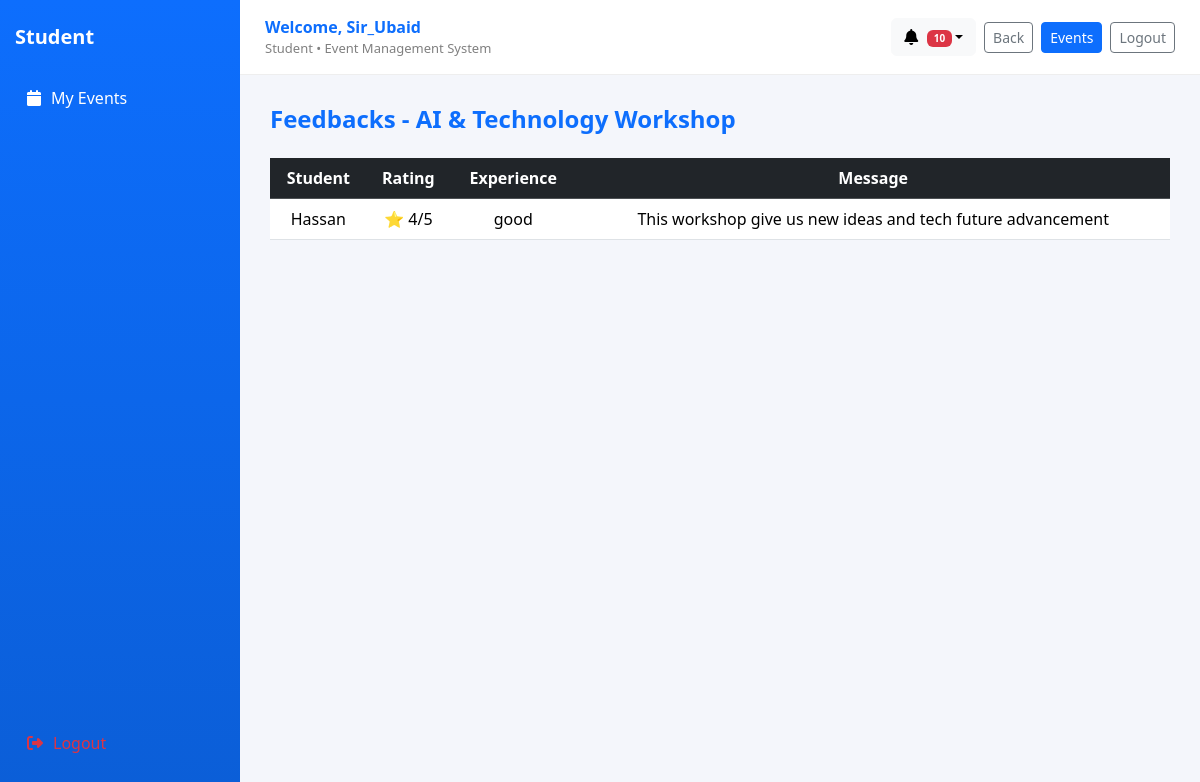
The app's page /event/2/feedbacks/ (signed in) with its own data.
### events/models.py (models this page shows, shortened)
class Event(models.Model):
    name = models.CharField(max_length=200)
    category = models.ForeignKey(Category, on_delete=models.CASCADE)
    description = models.TextField(blank=True)
    organizer = models.ForeignKey(
        User,
        on_delete=models.SET_NULL,
        null=True,
        blank=True,
        related_name="organized_events"
    )
    venue = models.CharField(max_length=255, blank=True, null=True)
    date = models.DateField(null=True, blank=True)
    status = models.CharField(
        max_length=20,
        choices=EventStatus.choices,
        default=EventStatus.CREATED
    )
    created_at = models.DateTimeField(auto_now_add=True)
    class Meta:
        ordering = ['-created_at']

class Feedback(models.Model):
    student = models.ForeignKey(
        User,
        on_delete=models.CASCADE,
        related_name="feedbacks"
    )
    event = models.ForeignKey(
        Event,
        on_delete=models.CASCADE,
        related_name="feedbacks"
    )
    rating = models.IntegerField(null=True, blank=True)
    experience = models.CharField(
        max_length=20,
        choices=ExperienceLevel.choices,
        default=ExperienceLevel.GOOD
    )
    message = models.TextField()
    created_at = models.DateTimeField(auto_now_add=True)
    class Meta:
        ordering = ['-created_at']
        constraints = [
            models.UniqueConstraint(
                fields=['student', 'event'],
                name='unique_feedback_per_student_event'
            )
        ]

### events/views.py (the view)
# urls.py: path('event/<int:event_id>/feedbacks/', views.view_feedbacks, name='view_feedbacks'),
@login_required
def view_feedbacks(request, event_id):
    event = get_object_or_404(Event, id=event_id)
    if get_role(request.user) not in ["organizer", "admin"]:
        return redirect("events:my_events")
    feedbacks = Feedback.objects.filter(event=event).order_by("-id")
    return render(request, "events/view_feedbacks.html", {
        "event": event,
        "feedbacks": feedbacks
    })

### events/context_processors.py (called while the page is built)
def notifications_context(request):
    if not request.user.is_authenticated:
        return {}
    user_notifications = Notification.objects.filter(
        user=request.user
    ).order_by("-created_at")
    unread_count = user_notifications.filter(is_read=False).count()
    return {
        "notifications": user_notifications[:10],
        "unread_notifications": unread_count
    }

### events/views.py (called while the page is built)
def get_role(user):
    if user.is_superuser:
        return "admin"
    if hasattr(user, "profile") and hasattr(user.profile, "role"):
        return user.profile.role
    return "student"

### events/templates/events/view_feedbacks.html (shortened to what this page needs)
{% extends "accounts/dashboard_base.html" %}
{% block content %}
<div class="box">
    <h4 class="text-primary fw-bold mb-4">
        Feedbacks - {{ event.name }}
    </h4>
    {% if feedbacks %}
        <div class="table-responsive">
        <table class="table table-hover text-center align-middle">
            <thead class="table-dark">
                <tr>
                    <th>Student</th>
                    <th>Rating</th>
                    <th>Experience</th>
                    <th>Message</th>
                </tr>
            </thead>
            <tbody>
            {% for f in feedbacks %}
                <tr>
                    <td>
                        {{ f.student.username }}
                    </td>
                    <td>
                        {% if f.rating %}
                            ⭐ {{ f.rating }}/5
                        {% else %}
                            -
                        {% endif %}
                    </td>
                    <td>
                        {{ f.experience|default:"-" }}
                    </td>
                    <td>
                        {{ f.message }}
                    </td>
                </tr>
            {% endfor %}
            </tbody>
        </table>
        </div>
    {% else %}
        <div class="text-center py-4">
            <p class="text-muted">No feedback submitted yet.</p>
        </div>
    {% endif %}
</div>
{% endblock %}

### accounts/templates/accounts/dashboard_base.html (shortened to what this page needs)
{% load static %}
<!DOCTYPE html>
<html lang="en">
<head>
    <link href="https://cdn.jsdelivr.net/npm/bootstrap@5.3.3/dist/css/bootstrap.min.css" rel="stylesheet">
    <link rel="stylesheet" href="https://cdnjs.cloudflare.com/ajax/libs/font-awesome/6.4.0/css/all.min.css">
</head>
<body>
<div class="layout">
    <div class="sidebar">
        <h5>
            {% if request.user.is_superuser %}
                Admin
            {% else %}
                {{ role|default:"student"|title }}
            {% endif %}
        </h5>
        {% if role == 'organizer' %}
            <a href="{% url 'events:dashboard' %}" class="nav-link">
                <i class="fa fa-home"></i> Dashboard
            </a>
            <a href="{% url 'events:my_events' %}" class="nav-link">
                <i class="fa fa-calendar"></i> My Events
            </a>
            <a href="{% url 'events:send_announcement' %}" class="nav-link">
                <i class="fa fa-bullhorn"></i> Announcements
            </a>
        {% else %}
            <a href="{% url 'events:my_events' %}" class="nav-link">
                <i class="fa fa-calendar"></i> My Events
            </a>
        {% endif %}
        <div class="mt-auto">
            <a href="{% url 'logout' %}" class="nav-link text-danger">
                <i class="fa fa-sign-out-alt"></i> Logout
            </a>
        </div>
    </div>
    <div class="main">
        <div class="topbar">
            <div>
                <div class="welcome">
                    Welcome, {{ request.user.username }}
                </div>
                <div class="subtext">
                    {% if request.user.is_superuser %}
                        Admin
                    {% else %}
                        {{ role|default:"student"|title }}
                    {% endif %}
                    • Event Management System
                </div>
            </div>
            <div class="d-flex align-items-center gap-2">
                <div class="dropdown position-relative">
                    <button class="btn btn-light position-relative dropdown-toggle" data-bs-toggle="dropdown">
                        <i class="fa fa-bell"></i>
                        {% if notifications %}
                            {% if notifications|length > 0 %}
                                <span class="badge bg-danger notif-badge">
                                    {{ notifications|length }}
                                </span>
                            {% endif %}
                        {% endif %}
                    </button>
                </div>
                <button onclick="history.back()" class="btn btn-outline-secondary btn-sm">
                    Back
                </button>
                {% if request.user.is_superuser %}
                    <a href="/admin/" class="btn btn-primary btn-sm">Admin</a>
                {% elif role == 'organizer' %}
                    <a href="{% url 'events:dashboard' %}" class="btn btn-primary btn-sm">Dashboard</a>
                {% else %}
                    <a href="{% url 'events:available_events' %}" class="btn btn-primary btn-sm">Events</a>
                {% endif %}
                <a href="{% url 'logout' %}" class="btn btn-outline-secondary btn-sm">Logout</a>
            </div>
        </div>
        <div class="content">
            {% block content %}{% endblock %}
        </div>
    </div>
</div>
</body>
</html>

### accounts/templates/accounts/dashboard_base.html (style rules this page uses)
body { margin: 0; font-family: 'Segoe UI', sans-serif; background: #f4f6fb; }
.layout { display: flex; min-height: 100vh; }
.sidebar { width: 240px; background: linear-gradient(180deg, #0d6efd, #0b5ed7); color: white; padding: 25px 15px; display: flex; flex-direction: column; }
.sidebar h5 { margin-bottom: 25px; font-weight: 600; text-transform: capitalize; }
.nav-link { color: white; padding: 12px; border-radius: 8px; margin-bottom: 8px; display: flex; align-items: center; gap: 10px; text-decoration: none; }
.main { flex: 1; display: flex; flex-direction: column; }
.topbar { height: 75px; background: white; border-bottom: 1px solid #eee; display: flex; justify-content: space-between; align-items: center; padding: 0 25px; }
.welcome { font-size: 16px; font-weight: 700; color: #0d6efd; }
.subtext { font-size: 13px; color: gray; }
.content { padding: 30px; }
.notif-badge { position: absolute; top: -5px; right: -5px; font-size: 10px; }

### records on screen
Event: name "AI & Technology Workshop"
Feedback: student.username "Hassan", rating "4", experience "good", message "This workshop give us new ideas and tech future advancement"

### other values on screen
{{ role|default:"student"|title }} "Student"
{{ request.user.username }} "Sir_Ubaid"
{{ notifications|length }} "10"
